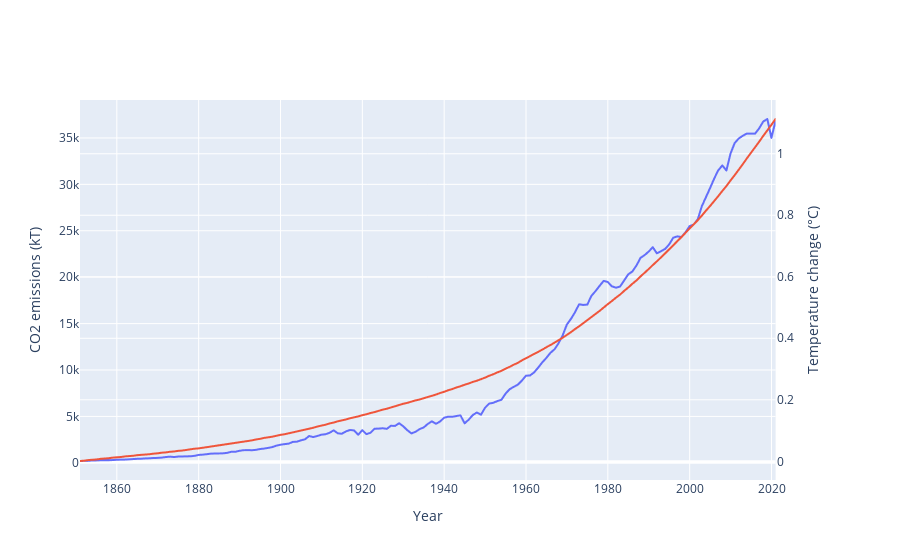

Notebook code cell kept with this figure:
### Code cell
co2_color = "red"
temp_color = "blue"

start_year = 1850
end_year = 2022
country_codes = None

if country_codes:
    df = df[df.iso_code.isin(country_codes)]
else:
    df = df[df.country == "World"]

df_year = (
    df.query(f"{start_year} <= year <= {end_year}")
    .groupby("year")
    .aggregate({"co2": "sum", "temperature_change_from_co2": "mean"})
    .reset_index()
    .dropna()
)

co2_line = px.line(
    df_year, x="year", y="co2", title="CO2 emissions over time", render_mode="webgl"
)
temp_line = px.line(
    df_year,
    x="year",
    y="temperature_change_from_co2",
    title="Temperature change over time",
    render_mode="webgl",
)
temp_line.update_traces(yaxis="y2")

subfig = make_subplots(specs=[[{"secondary_y": True}]])
subfig.add_traces(co2_line.data + temp_line.data)
subfig.layout.xaxis.title = "Year"
subfig.layout.yaxis.title = "CO2 emissions (kT)"
subfig.layout.yaxis2.title = "Temperature change (°C)"
subfig.for_each_trace(lambda t: t.update(line=dict(color=t.marker.color)))

subfig.show()

### Figure 1 — Plotly figure (JSON) as saved in the notebook; plotly's stock layout.template omitted (floating-point values rounded to 4 significant figures; data arrays with more than 128 entries replaced by an {"elided": "..."} marker saying what was removed)
{"data": [{"hovertemplate": "year=%{x}<br>co2=%{y}<extra></extra>", "legendgroup": "", "line": {"dash": "solid"}, "marker": {"symbol": "circle"}, "mode": "lines", "name": "", "showlegend": false, "type": "scattergl", "x": {"elided": "171 int values"}, "xaxis": "x", "y": {"elided": "171 float values"}, "yaxis": "y"}, {"hovertemplate": "year=%{x}<br>temperature_change_from_co2=%{y}<extra></extra>", "legendgroup": "", "line": {"dash": "solid"}, "marker": {"symbol": "circle"}, "mode": "lines", "name": "", "showlegend": false, "type": "scattergl", "x": {"elided": "171 int values"}, "xaxis": "x", "y": {"elided": "171 float values"}, "yaxis": "y2"}], "layout": {"xaxis": {"anchor": "y", "domain": [0, 0.94], "title": {"text": "Year"}}, "yaxis": {"anchor": "x", "domain": [0, 1], "title": {"text": "CO2 emissions (kT)"}}, "yaxis2": {"anchor": "x", "overlaying": "y", "side": "right", "title": {"text": "Temperature change (°C)"}}}}
